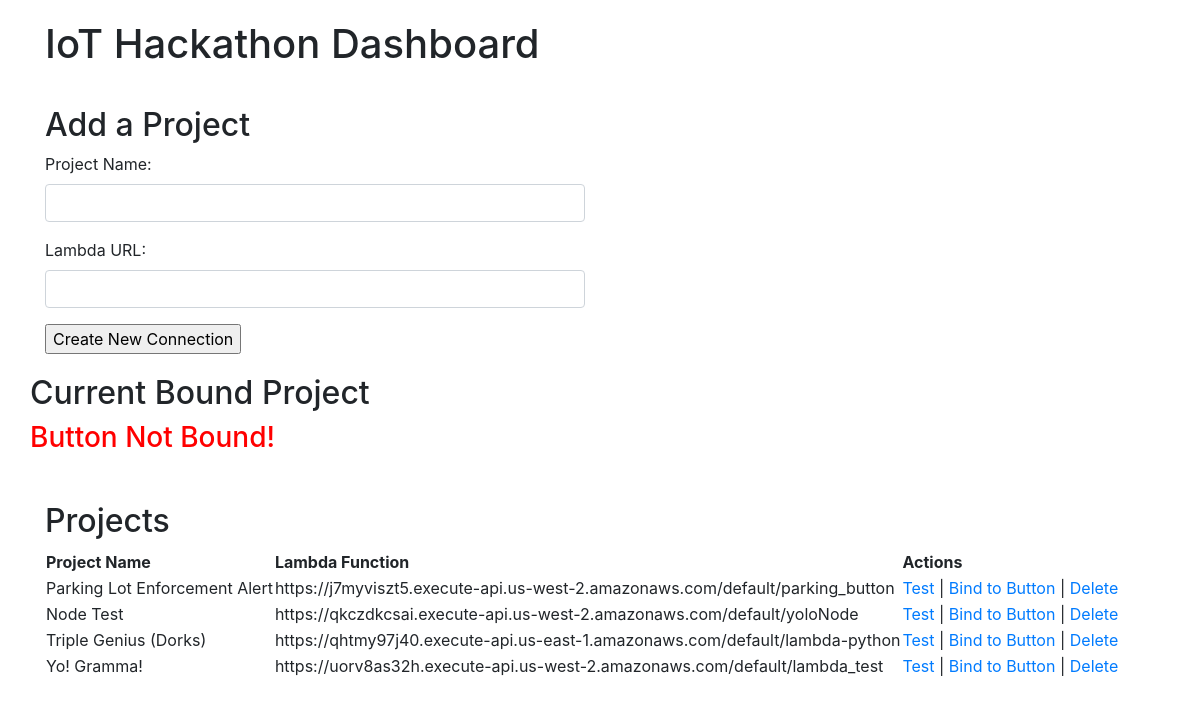
Before: / with the older database file.
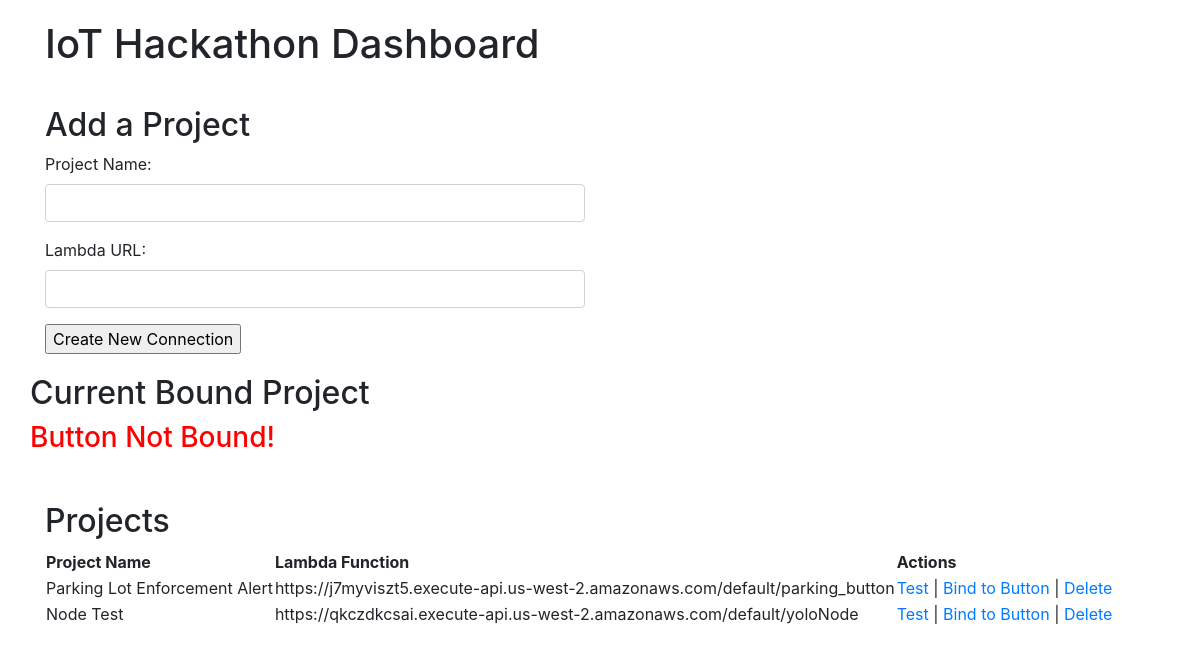
After: the same page with the newer database file.
### dash/models.py (models this page shows)
class Project(models.Model):
    name = models.CharField(max_length = 100)
    lambda_ep = models.TextField()
    created_at = models.DateTimeField(auto_now_add = True)
    updated_at = models.DateTimeField(auto_now = True)

### dash/views.py (the view)
# urls.py: path('', views.index),
def index(request):
    context = {
        "projects" : Project.objects.all(),
        "bound_ep" : current_lambda
    }
    return render(request, "dash/index.html", context)

### dash/templates/dash/index.html (shortened to what this page needs)
<!DOCTYPE html>
<html>
<head>
    <link rel="stylesheet" href="https://stackpath.bootstrapcdn.com/bootstrap/4.1.3/css/bootstrap.min.css"
>
</head>
<body>
    <div class="container">
        <div class="row" style="margin-top: 20px;">
            <div class="col-lg">
                <h1>IoT Hackathon Dashboard</h1>
            </div>
        </div>
        <div class="row" style="margin-top:30px;">
            <div class="col">
                <h2>Add a Project</h2>
                <form action="/add_proj" method="post">
                    <div class="form-group">
                        <label for="proj_name">Project Name:</label>
                        <input class="form-control" id="proj_name" type="text" name="proj_name">
                    </div>
                    <div class="form-group">
                        <label for="new_ep">Lambda URL:</label>
                        <input class="form-control" id="new_ep" type="text" name="new_ep">
                    </div>
                    <input type="submit" value="Create New Connection">
                </form>
            </div>
            <div class="col">
            </div>
        </div>
        <div class="row" style="margin-top: 20px;">
            <h2>Current Bound Project</h2>
        </div>
        <div class="row">
            {% if bound_ep == '' %}
            <h3 style="color: red;">Button Not Bound!</h3>
            {% else %}
            <h3 style="color: green;">{{bound_ep}}</h3>
            {% endif %}
        </div>
        <div class="all-proj" style="margin-top: 40px;">
            <h2>Projects</h2>
            <table>
                <tr>
                    <th>Project Name</th>
                    <th>Lambda Function</th>
                    <th>Actions</th>
                </tr>
                {% for project in projects %}
                <tr>
                    <td>{{project.name}}</td>
                    <td>{{project.lambda_ep}}</td>
                    <td><a href="/test/{{project.id}}">Test</a> | <a href="/bind/{{project.id}}">Bind to Button</a> |
                        <a href="/delete/{{project.id}}">Delete</a></td>
                </tr>
                {% endfor %}
            </table>
        </div>
    </div>
</body>
</html>

Changed rows visible on the page:
removed Project: name "Triple Genius (Dorks)", lambda_ep "https://qhtmy97j40.execute-api.us-east-1.amazonaws.com/default/lambda-python"
removed Project: name "Yo! Gramma!", lambda_ep "https://uorv8as32h.execute-api.us-west-2.amazonaws.com/default/lambda_test"
